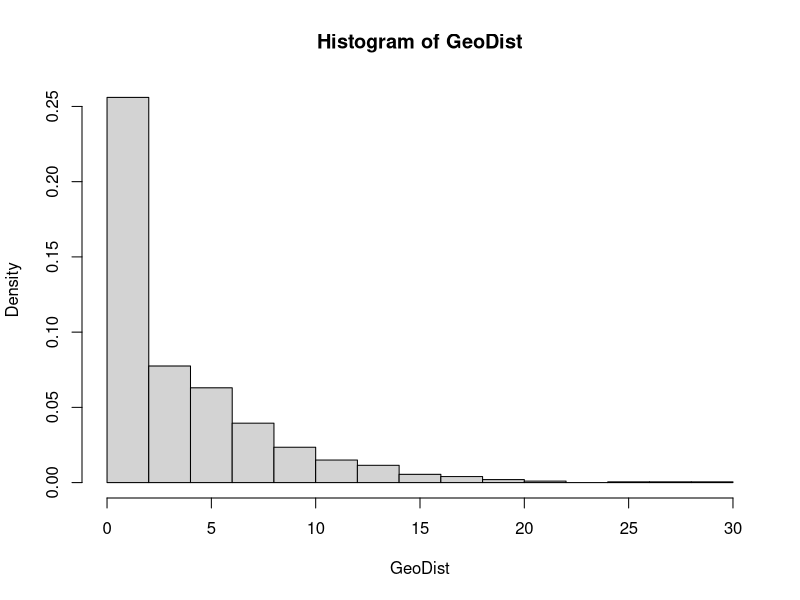

This chart was generated by the following R code:
#FA6
p <- 0.2
q <- 1 - p
# Generating random numbers from Uniform distribution
n <- 1000
n
U <- runif(n)
# Generating numbers from Geometric distribution 
rgeom(n,p)
GeoDist <- rgeom(n,p)
# Calculating and Printing of mean
mean_x <- mean(rgeom(n,p))
format(round(mean_x, 2), nsmall = 2)
# Calculating and Printing of variance
var_x <- var(rgeom(n,p))
format(round(var_x, 2), nsmall = 2)
# Calculating and Printing of standard deviation
sd_x <- sd(rgeom(n,p))
format(round(sd_x, 2), nsmall = 2)
# Histogram of Geometric Distribution
hist(GeoDist,freq = FALSE)
